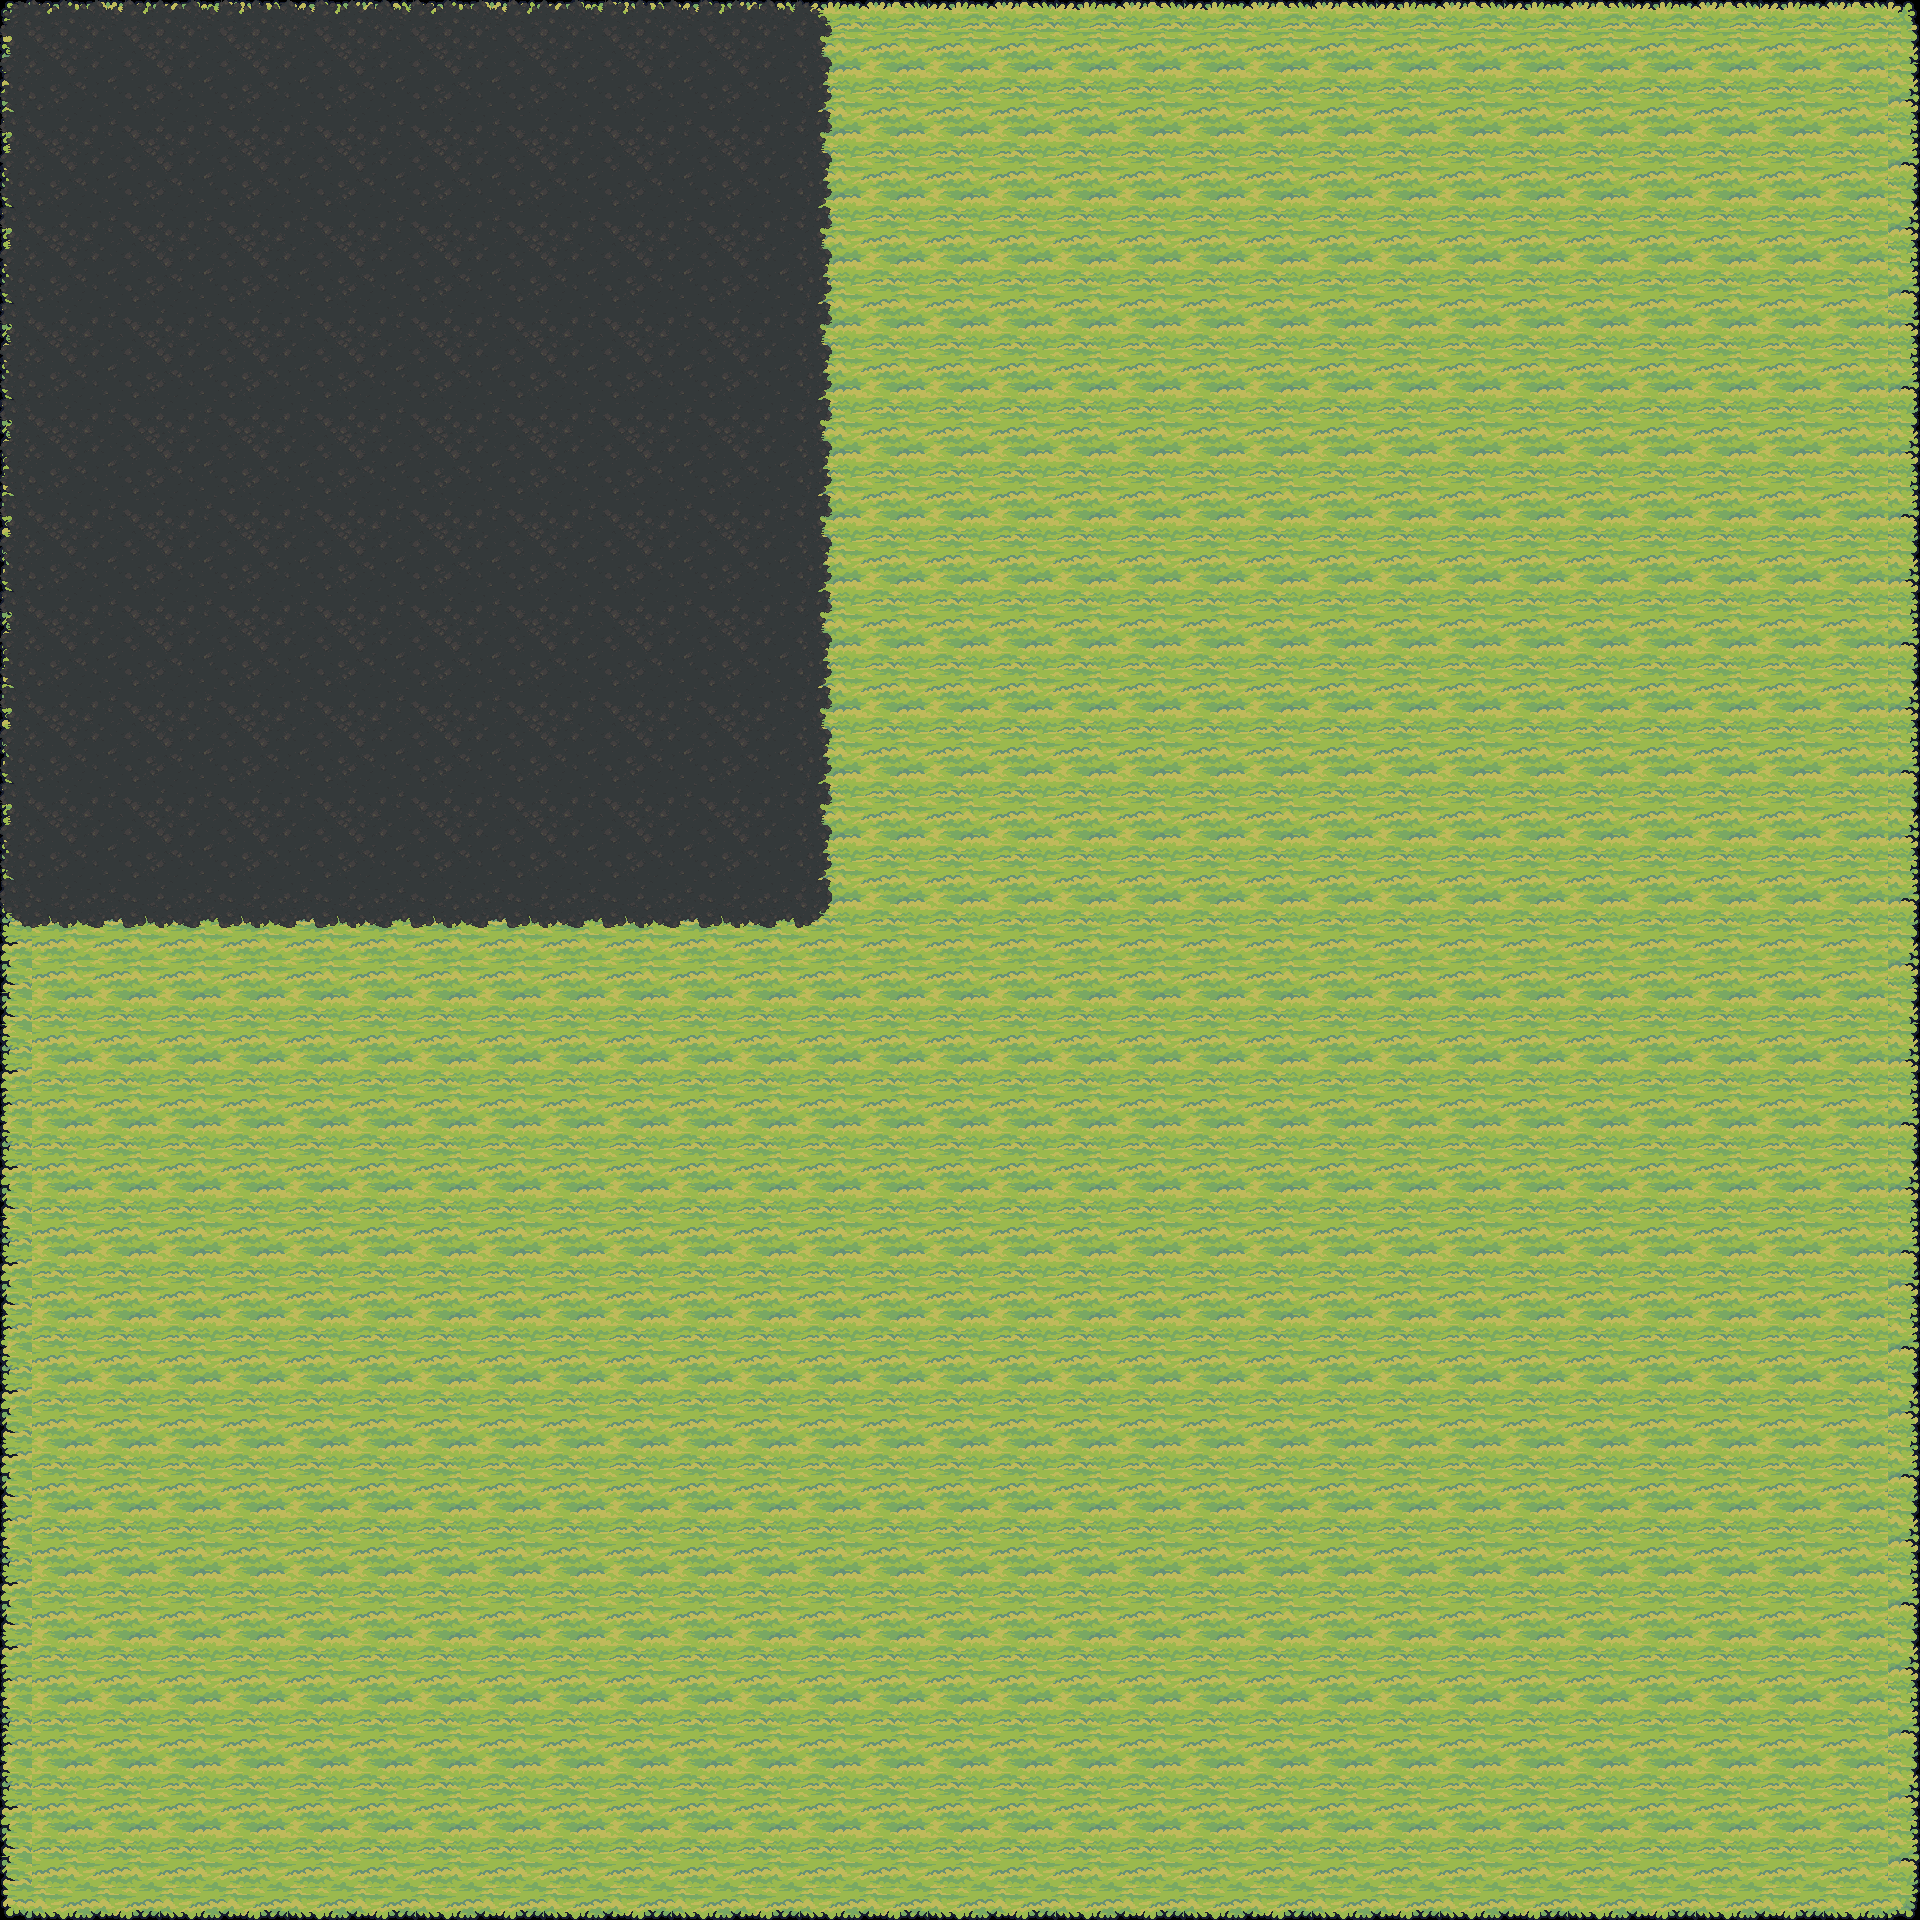

This is a level from a 2D game, rendered from its Tiled map with the project's own tilesets. A one-line summary and the map file follow, with tile-layer data summarised:
An orthogonal 60x60 tile map with 32x32 px tiles, 4 tile layers (земля, плохая земля, трава, дома), 2 tilesets.

<map version="1.10" tiledversion="1.10.2" orientation="orthogonal" renderorder="right-down" width="60" height="60" tilewidth="32" tileheight="32" infinite="0" nextlayerid="6" nextobjectid="1">
 <tileset firstgid="1" source="Tilemap_Flat.tsx" />
 <tileset firstgid="161" source="stones1.tsx" />
 <layer id="1" name="земля" width="60" height="60">
  <data>[3600 cells, 3600 non-empty, 36 distinct tile ids]</data>
 </layer>
 <layer id="5" name="плохая земля" width="60" height="60">
  <data>[3600 cells, 754 non-empty, 25 distinct tile ids]</data>
 </layer>
 <layer id="2" name="трава" width="60" height="60">
  <data>[3600 cells, 0 non-empty, 0 distinct tile ids]</data>
 </layer>
 <layer id="3" name="дома" width="60" height="60">
  <data>[3600 cells, 0 non-empty, 0 distinct tile ids]</data>
 </layer>
</map>
